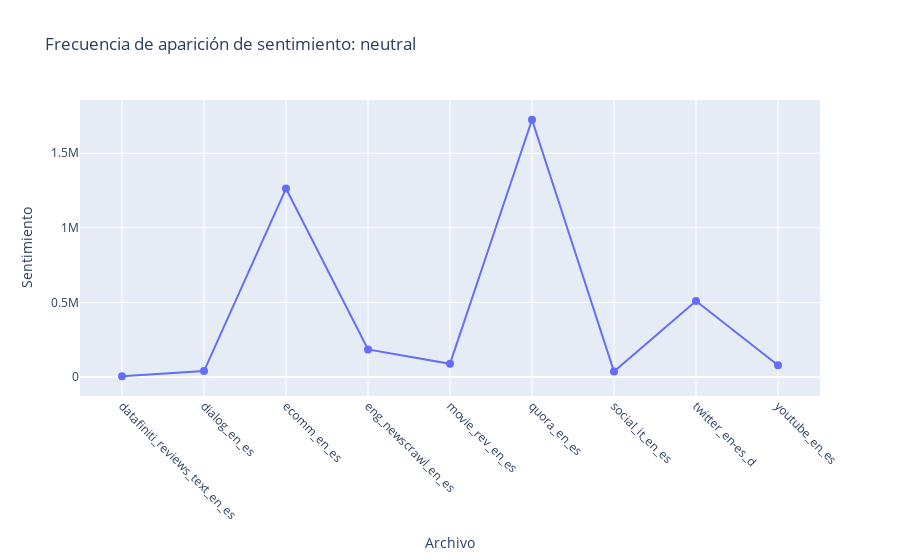
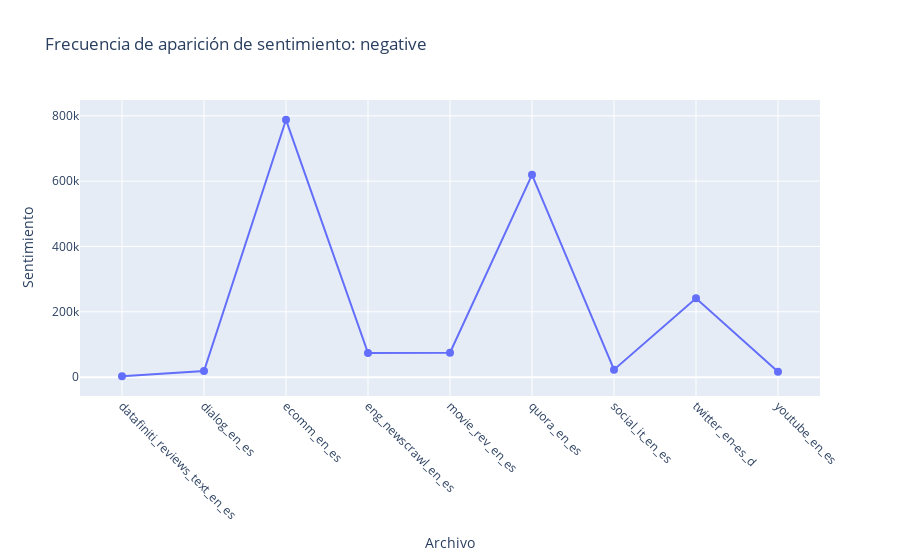
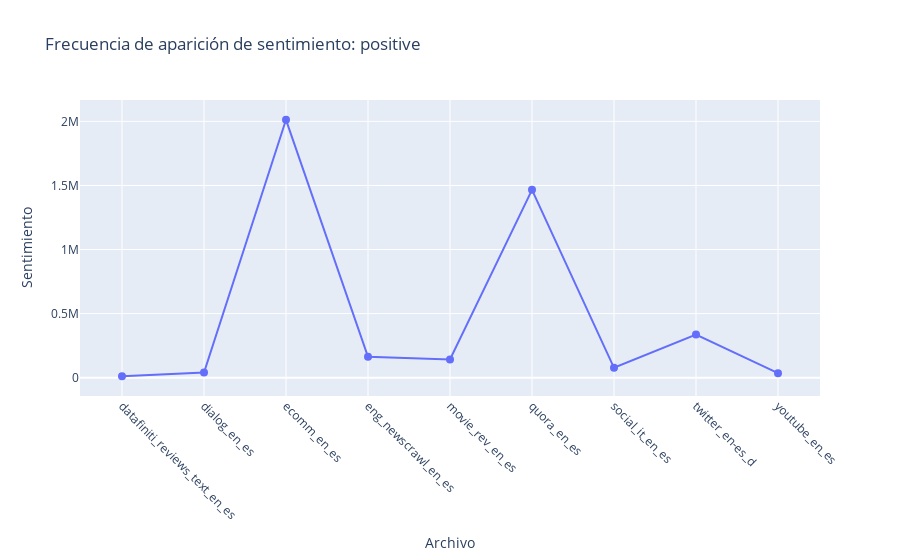

Notebook source saved alongside these figures, in order:
### Code cell
# Crear un widgets con los tipos de sentimientos
sentiment = widgets.Dropdown(
    options=["Choose sentiment", 'positive', 'negative', 'neutral'], 
    value='Choose sentiment', 
    description='Sentimiento:',
    disabled=False,  
)
sentiment 

out = widgets.Output()  # Output widget to display the plot
with out:
    display(HTML("<h3>Selecciona el tipo de sentimiento</h3>"))    

def on_change(change):
    if change['type'] == 'change' and change['name'] == 'value':
        new_value = change['new']
        with out:
            #out.clear_output()      # Limpiar la salida antes de mostrar el nuevo gráfico
            if not new_value == "Choose sentiment":
                if new_value in df_sentiment.columns:
                    datos = df_sentiment[new_value]
                    trace1 = go.Scatter(
                        x = datos.index,
                        y = datos.values,
                        name = new_value,
                        text = datos.index,
                        mode= 'lines+markers',  
                        marker=dict(symbol='circle', size=8)
                        )

                    data = [trace1]
                
                    layout = go.Layout(
                        title = f'Frecuencia de aparición de sentimiento: {new_value}',
                        xaxis= dict(title= 'Archivo',ticklen= 5, tickangle=45),                       # ticklen es el tamaño de la línea
                        yaxis= dict(title= 'Sentimiento',ticklen= 5),
                    )
                    fig = go.Figure(data=data, layout=layout)
                    display(fig)
                else:
                    print("El valor seleccionado en el widget no coincide con ninguna columna en el DataFrame.")
                
# Enlazar el widget de sentimiento con la función de controlador
sentiment.observe(on_change)

# Mostrar el widget y el gráfico
display(sentiment)
display(out)

### Figure 1 — Plotly figure (JSON) as saved in the notebook; plotly's stock layout.template omitted (floating-point values rounded to 4 significant figures)
{"data": [{"marker": {"size": 8, "symbol": "circle"}, "mode": "lines+markers", "name": "neutral", "text": ["datafiniti_reviews_text_en_es", "dialog_en_es", "ecomm_en_es", "eng_newscrawl_en_es", "movie_rev_en_es", "quora_en_es", "social_it_en_es", "twitter_en-es_d", "youtube_en_es"], "type": "scatter", "x": ["datafiniti_reviews_text_en_es", "dialog_en_es", "ecomm_en_es", "eng_newscrawl_en_es", "movie_rev_en_es", "quora_en_es", "social_it_en_es", "twitter_en-es_d", "youtube_en_es"], "y": [4998, 39294, 1262942, 184515, 88472, 1723853, 36638, 508938, 78086]}], "layout": {"title": {"text": "Frecuencia de aparición de sentimiento: neutral"}, "xaxis": {"tickangle": 45, "ticklen": 5, "title": {"text": "Archivo"}}, "yaxis": {"ticklen": 5, "title": {"text": "Sentimiento"}}}}

### Figure 2 — Plotly figure (JSON) as saved in the notebook; plotly's stock layout.template omitted (floating-point values rounded to 4 significant figures)
{"data": [{"marker": {"size": 8, "symbol": "circle"}, "mode": "lines+markers", "name": "negative", "text": ["datafiniti_reviews_text_en_es", "dialog_en_es", "ecomm_en_es", "eng_newscrawl_en_es", "movie_rev_en_es", "quora_en_es", "social_it_en_es", "twitter_en-es_d", "youtube_en_es"], "type": "scatter", "x": ["datafiniti_reviews_text_en_es", "dialog_en_es", "ecomm_en_es", "eng_newscrawl_en_es", "movie_rev_en_es", "quora_en_es", "social_it_en_es", "twitter_en-es_d", "youtube_en_es"], "y": [2864, 18968, 787811, 73559, 74627, 619404, 22960, 241435, 16836]}], "layout": {"title": {"text": "Frecuencia de aparición de sentimiento: negative"}, "xaxis": {"tickangle": 45, "ticklen": 5, "title": {"text": "Archivo"}}, "yaxis": {"ticklen": 5, "title": {"text": "Sentimiento"}}}}

### Figure 3 — Plotly figure (JSON) as saved in the notebook; plotly's stock layout.template omitted (floating-point values rounded to 4 significant figures)
{"data": [{"marker": {"size": 8, "symbol": "circle"}, "mode": "lines+markers", "name": "positive", "text": ["datafiniti_reviews_text_en_es", "dialog_en_es", "ecomm_en_es", "eng_newscrawl_en_es", "movie_rev_en_es", "quora_en_es", "social_it_en_es", "twitter_en-es_d", "youtube_en_es"], "type": "scatter", "x": ["datafiniti_reviews_text_en_es", "dialog_en_es", "ecomm_en_es", "eng_newscrawl_en_es", "movie_rev_en_es", "quora_en_es", "social_it_en_es", "twitter_en-es_d", "youtube_en_es"], "y": [11330, 40564, 2012285, 162731, 141270, 1465514, 76903, 336208, 35309]}], "layout": {"title": {"text": "Frecuencia de aparición de sentimiento: positive"}, "xaxis": {"tickangle": 45, "ticklen": 5, "title": {"text": "Archivo"}}, "yaxis": {"ticklen": 5, "title": {"text": "Sentimiento"}}}}
